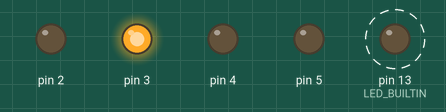
Simulated run of this sketch. Board: Arduino Uno, built with avr-gcc and run on an emulated ATmega328P. Shown: output pins drawn as LEDs (lit = HIGH). Dashed ring = blinking.

Above: at 0.03 s.
Timing chart, 0 to 3.0 s (numbered marks = the images above):
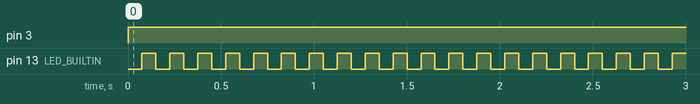

The sketch:

Project_02.ino
```cpp
int switchState = 0;
int ledStater = 100;

void setup() {
  // put your setup code here, to run once:

  pinMode(3, OUTPUT);
  pinMode(4, OUTPUT);
  pinMode(5, OUTPUT);
  pinMode(2, OUTPUT);

  // initialize digital pin LED_BUILTIN as an output.
  pinMode(LED_BUILTIN, OUTPUT);

}

void loop() {


  // put your main code here, to run repeatedly:
  switchState = digitalRead(2);

  if(switchState == LOW){

    digitalWrite(LED_BUILTIN, LOW);    // turn the LED off by making the voltage LOW

    //button is not pressed
    digitalWrite(3,HIGH); // green LED
    digitalWrite(4,LOW); // red LED
    digitalWrite(5,LOW); // red LED


    if (ledStater != 0){
      delay(75);
      digitalWrite(LED_BUILTIN, HIGH);   // turn the LED on (HIGH is the voltage level)
      ledStater = ledStater -1;
      delay(75);
      }


  }
  else{ // the button is pressed


    ledStater = 3;

    digitalWrite(LED_BUILTIN, HIGH);   // turn the LED on (HIGH is the voltage level)

    digitalWrite(3,LOW); // green LED
    digitalWrite(4,LOW); // red LED
    digitalWrite(5,HIGH); // red LED

    delay(250); //wait quarter of a second
    //toggle LEDs

    digitalWrite(4,HIGH); // red LED
    digitalWrite(5,HIGH); // red LED
    delay(250); //wait quarter of a second


    }

}// loop
```

Measured:
- by itself, pin 3: LOW → HIGH at 0.00 s
- by itself, pin 13 (LED_BUILTIN): alternates HIGH for 0.08 s and LOW for 0.08 s, 200 changes in all, then stays LOW
